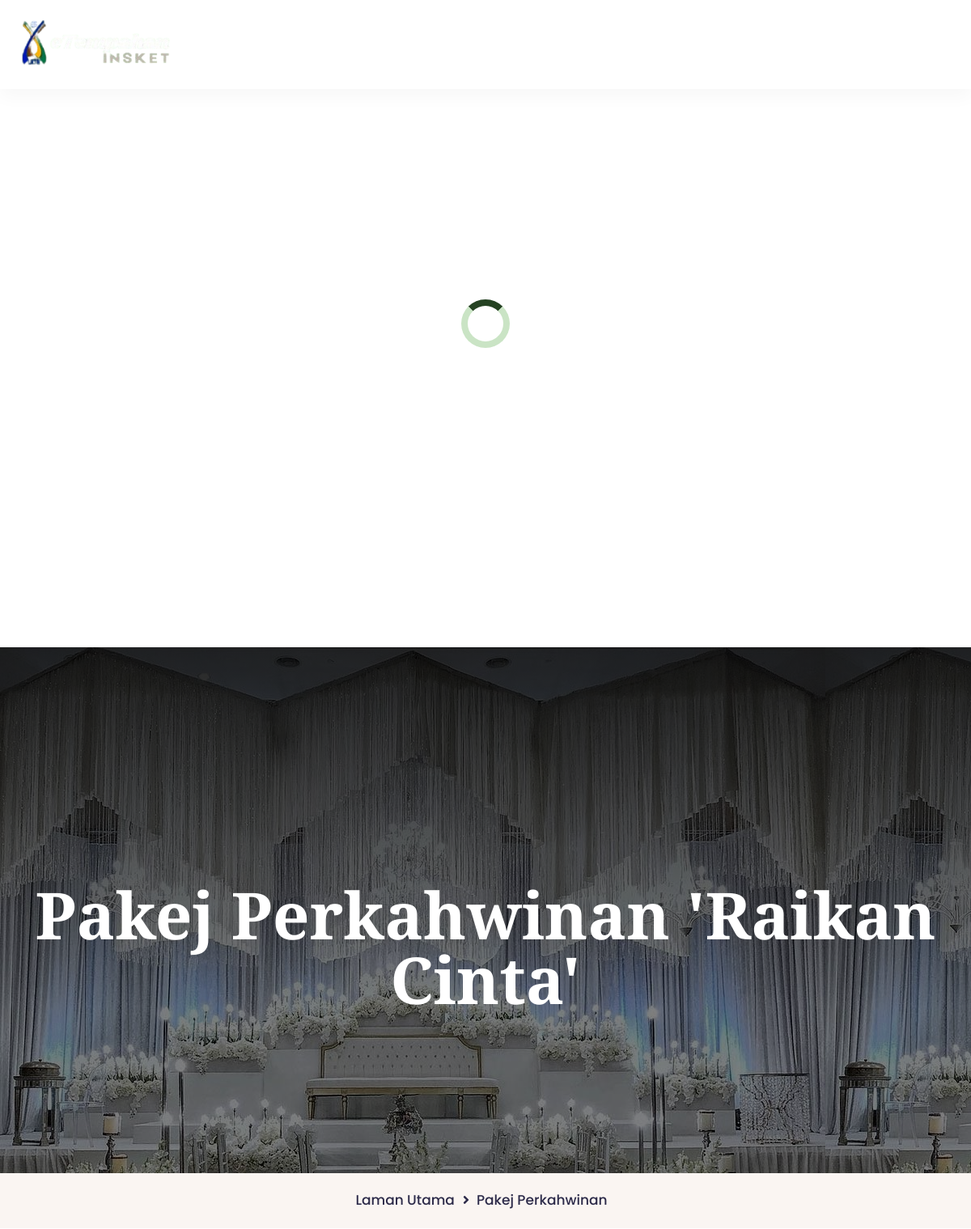
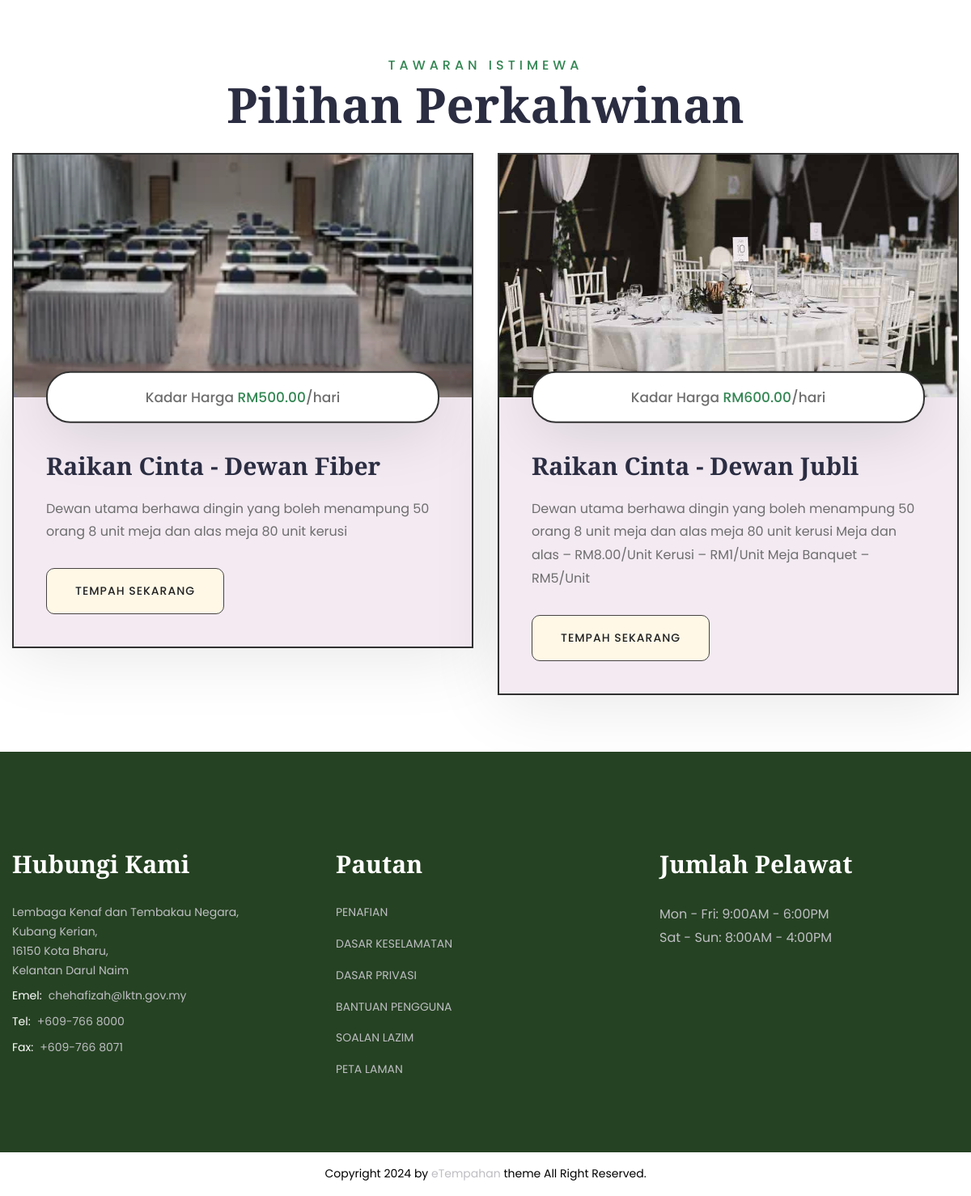
The page /pakejPerkahwinan.php on the database its author committed (2 pictures, top to bottom).
### tables this page shows
CREATE TABLE `perkahwinan` (
  `id_perkahwinan` int(11) NOT NULL,
  `nama_pekej_kahwin` varchar(255) NOT NULL,
  `harga_pekej` decimal(10,2) NOT NULL,
  `huraian` text NOT NULL,
  `huraian_pendek` text NOT NULL,
  `id_dewan` int(10) NOT NULL,
  `gambar_pekej` varchar(255) NOT NULL
);

### Models/pekejPerkahwinan.php (called while the page is built, shortened)
<?php
class PekejPerkahwinan extends Dewan
{
    private $id_pekej;
    private $nama_pekej;
    private $harga_pekej;
    private $penerangan_pendek;
    private $gambar_pekej;
    public function __construct($idDewan, $nama, $kadar_sewa, $kapasiti, $penerangan, $status, $gambar, $id_pekej, $nama_pekej, $harga_pekej, $penerangan_pendek, $penerangan_penuh, $gambar_pekej)
    {
        $this->id_pekej = $id_pekej;
        $this->nama_pekej = $nama_pekej;
        $this->harga_pekej = $harga_pekej;
        $this->penerangan_pendek = $penerangan_pendek;
        $this->gambar_pekej = $gambar_pekej;
    }
    public function getIdPekej()
    {
        return $this->id_pekej;
    }
    public function getNamaPekej()
    {
        return $this->nama_pekej;
    }
    public function getHargaPekej()
    {
        return $this->harga_pekej;
    }
    public function getPeneranganPendek()
    {
        return $this->penerangan_pendek;
    }
    public function getGambarPekej()
    {
        return $this->gambar_pekej;
    }
    public static function getAllPekejPerkahwinan()
    {
        $conn = DBConnection::getConnection();
        $sql = "SELECT
                        p.id_perkahwinan,
                        p.nama_pekej_kahwin,
                        p.harga_pekej,
                        p.huraian,
                        p.huraian_pendek,
                        p.gambar_pekej,
                        d.id_dewan,
                        d.nama_dewan,
                        d.kadar_sewa,
                        d.bilangan_muatan,
                        d.penerangan,
                        d.status_dewan,
                        d.gambar
                    FROM
                        perkahwinan p
                    JOIN
                        dewan d
                    ON
                        p.id_dewan = d.id_dewan";
        $result = $conn->query($sql);
        $packages = [];
        if ($result) {
            while ($row = $result->fetch_assoc()) {
                $package = new PekejPerkahwinan(
                    $row['id_dewan'],
                    $row['nama_dewan'],
                    $row['kadar_sewa'],
                    $row['bilangan_muatan'],
                    $row['penerangan'],
                    $row['status_dewan'],
                    $row['gambar'],
                    $row['id_perkahwinan'],
                    $row['nama_pekej_kahwin'],
                    $row['harga_pekej'],
                    $row['huraian_pendek'],
                    $row['huraian'],
                    $row['gambar_pekej']
                );
                array_push($packages, $package);
            }
        }
        return $packages;
    }
}

### pakejPerkahwinan.php (the view, shortened to what this page needs)
<!DOCTYPE html>
<html lang="en">
<head>
	<link href="assets/css/bootstrap.css" rel="stylesheet">
	<link href="assets/css/style.css" rel="stylesheet">
	<link href="assets/css/responsive.css" rel="stylesheet">
	<link href="assets/css/color.css" rel="stylesheet">
</head>
<body>
	<div class="page-wrapper">
		<div class="loader-wrap">
			<div class="spinner"></div>
		</div>
		<?php include 'partials/header.php';
		include_once 'Models/pekejPerkahwinan.php' ?>
		<div class="page-title" style="background-image: url(assets/images/background/pakejPerkahwinan.jpg);">
			<div class="auto-container">
				<h1>Pakej Perkahwinan 'Raikan Cinta'</h1>
			</div>
		</div>
		<div class="bredcrumb-wrap">
			<div class="auto-container">
				<ul class="bredcrumb-list">
					<li><a href="index.php">Laman Utama</a></li>
					<li>Pakej Perkahwinan</li>
				</ul>
			</div>
		</div>
		<section class="section-padding">
			<div class="auto-container">
				<div class="section_heading text-center mb_30 mt_30">
					<span class="section_heading_title_small">TAWARAN ISTIMEWA</span>
					<h2 class="section_heading_title_big">Pilihan Perkahwinan</h2>
				</div>
				<div class="row">
					<?php $semuaPekej = PekejPerkahwinan::getAllPekejPerkahwinan();
					$wowDelay = 1.0;
					foreach ($semuaPekej as $pekej) { ?>
						<div class="col-lg-6 col-md-6">
							<div class="room-1-block wow fadeInUp" data-wow-delay="<?php echo $wowDelay; ?>s" data-wow-duration=".8s">
								<div class="room-1-image hvr-img-zoom-1">
									<img src="<?php echo $pekej->getGambarPekej(); ?>" alt="<?php echo $pekej->getNamaPekej(); ?>" style="width: 100%; height: 300px; object-fit: cover;">
								</div>
								<div class="room-1-content">
									<p class="room-1-meta-info">Kadar Harga <span class="theme-color">RM<?php echo $pekej->getHargaPekej(); ?></span>/hari</p>
									<h4 class="room-1-title mb_20">
										<a href="perkahwinanDetail.php?id_perkahwinan=<?php echo $pekej->getIdPekej(); ?>"><?php echo $pekej->getNamaPekej(); ?></a>
									</h4>
									<p class="room-1-text mb_30"><?php echo $pekej->getPeneranganPendek(); ?></p>
									<div class="link-btn">
										<a href="perkahwinanDetail.php?id_perkahwinan=<?php echo $pekej->getIdPekej(); ?>" class="btn-1 btn-alt">Tempah Sekarang <span></span></a>
									</div>
								</div>
							</div>
						</div>
					<?php
						$wowDelay += 0.2;
					}
					?>
				</div>
			</div>
		</section>
		<?php include 'partials/footer.php'; ?>
	</div>
</body>
</html>

### assets/css/responsive.css (style rules this page uses)
@media only screen and (max-width: 7000px) { .page-wrapper { overflow: hidden; } }
@media only screen and (max-width: 1200px) { .section_heading { position: relative; z-index: 1; } }

### assets/css/color.css (style rules this page uses)
:root { --theme-color: #338653; }

### assets/css/elpath.css (style rules this page uses)
.mt_30 { margin-top: 30px; }
.mb_20 { margin-bottom: 20px; }
.mb_30 { margin-bottom: 30px; }

### pakejPerkahwinan.php (style rules this page uses)
body { font-size: 14px; color: #6E6E6E; line-height: 1.7em; font-weight: 400; -webkit-font-smoothing: antialiased; background: rgb(255, 255, 255); font-family: 'Poppins'; }
.btn-1 { position: relative; display: inline-flex; overflow: hidden; padding: 17px 35px 16px; text-align: center; z-index: 1; letter-spacing: 1px; color: white; font-weight: 500; text-transform: uppercase; transition: .5s; background-color: #c77a63; }
.loader-wrap { display: flex; justify-content: center; align-items: center; height: 100vh; background-color: white; }
.spinner { width: 60px; height: 60px; border: 8px solid #cae4c5; border-top: 8px solid #254222; border-radius: 50%; animation: spin 1s linear infinite; }
.section-padding { padding: 40px 0; }
.text-center { text-align: center; }

### rows shown on the page
perkahwinan: gambar_pekej (picture), harga_pekej "500.00", nama_pekej_kahwin "Raikan Cinta - Dewan Fiber", huraian_pendek "Dewan utama berhawa dingin yang boleh menampung 50 orang 8 unit meja dan alas meja 80 unit kerusi"
perkahwinan: gambar_pekej (picture), harga_pekej "600.00", nama_pekej_kahwin "Raikan Cinta - Dewan Jubli", huraian_pendek "Dewan utama berhawa dingin yang boleh menampung 50 orang 8 unit meja dan alas meja 80 unit kerusi Meja dan alas – RM8.00/Unit Kerusi – RM1/Unit Meja Banquet – RM5/Unit"
